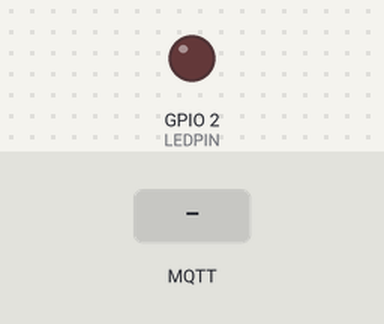
The program below on a simulated ESP32. Shown: output pins drawn as LEDs (lit = HIGH). The inputs (shaded band) are chosen by the test bench. WiFi joins after 1.5 s; servers stay silent unless stated; random numbers use the default seed unless the program sets one; no MQTT or app messages arrive unless stated; what the program prints to the serial monitor is not drawn.

Above: at 2.7 s.
2.8 s: MQTT message "on" arrives on the first subscribed topic
At 3.5 s:
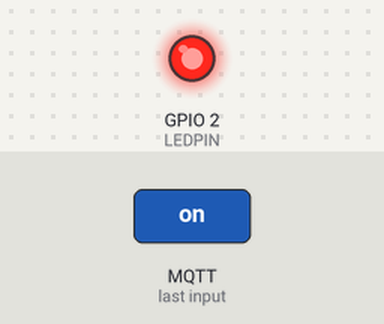
4.3 s: MQTT message "off" arrives on the first subscribed topic
At 4.6 s:
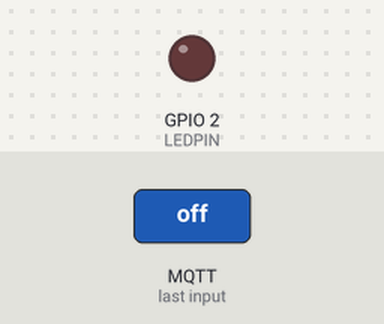
Timing chart, 0 to 7.3 s (numbered marks = the images above; inputs shaded):
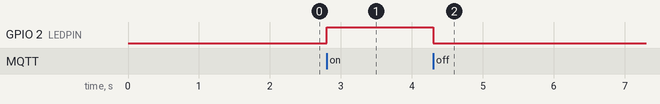

The program:

main.cpp
```cpp
 #include <WiFi.h>
 #include <Arduino.h>
#include <PubSubClient.h>

// WiFi credentials
const char* ssid = "Wokwi-GUEST";
const char* password = "";

// MQTT Broker details
const char* mqtt_server = "broker.emqx.io";
const int mqtt_port = 1883;
const char* mqtt_topic_sub = "wokwi_32/led";

// // LED settings
 #define LEDPIN 2

WiFiClient espClient;
PubSubClient client(espClient);


void connectToMQTT() {
  while (!client.connected()) {
    Serial.print("Connecting to MQTT...");
    String clientId = "ESP32-Wokwi-LED-2025" + String(random(0xffff), HEX);
    if (client.connect(clientId.c_str())) {
      Serial.println(" connected!");
      Serial.print("Subscribing to: ");
      Serial.println(mqtt_topic_sub);
      client.subscribe(mqtt_topic_sub);
    } else {
      Serial.print(" failed, rc=");
      Serial.print(client.state());
      Serial.println(" retrying in 5 seconds...");
      delay(5000);
    }
  }
}

void callback(char* topic, byte* payload, unsigned int length) {
  Serial.print("Message arrived [");
  Serial.print(topic);
  Serial.print("]: ");
  String message;
  for (int i = 0; i < length; i++) {
    message += (char)payload[i];
    Serial.print((char)payload[i]);
  }
  Serial.println();

  if (String(topic) == mqtt_topic_sub) {
    Serial.print("Processing message: ");
    Serial.println(message);
    if (message == "on") {
      digitalWrite(LEDPIN, HIGH);
      Serial.println("LED ON");
    } else if (message == "off") {
      digitalWrite(LEDPIN, LOW);
      Serial.println("LED OFF");
    } else {
      Serial.println("Unknown message");
    }
  } else {
    Serial.println("Message for different topic");
  }
}

 void setup() {
   Serial.begin(115200);
   pinMode(LEDPIN, OUTPUT);
   digitalWrite(LEDPIN, LOW); // Initialize LED off

  // Connect to WiFi
  Serial.print("Connecting to WiFi");
  WiFi.begin(ssid, password, 6); // Channel 6 for Wokwi-GUEST
  while (WiFi.status() != WL_CONNECTED) {
    delay(500);
    Serial.print(".");
  }
  Serial.println(" Connected!");
  Serial.print("IP Address: ");
  Serial.println(WiFi.localIP());

  // Connect to MQTT
  client.setServer(mqtt_server, mqtt_port);
  client.setCallback(callback);
  connectToMQTT();
 }

 void loop() {

  if (!client.connected()) {
    Serial.println("MQTT disconnected, reconnecting...");
    connectToMQTT();
  }
  client.loop();


 }
```

Measured:
- after the input at 2.8 s, GPIO 2 (LEDPIN): LOW → HIGH at once
- after the input at 4.3 s, GPIO 2 (LEDPIN): HIGH → LOW at once
